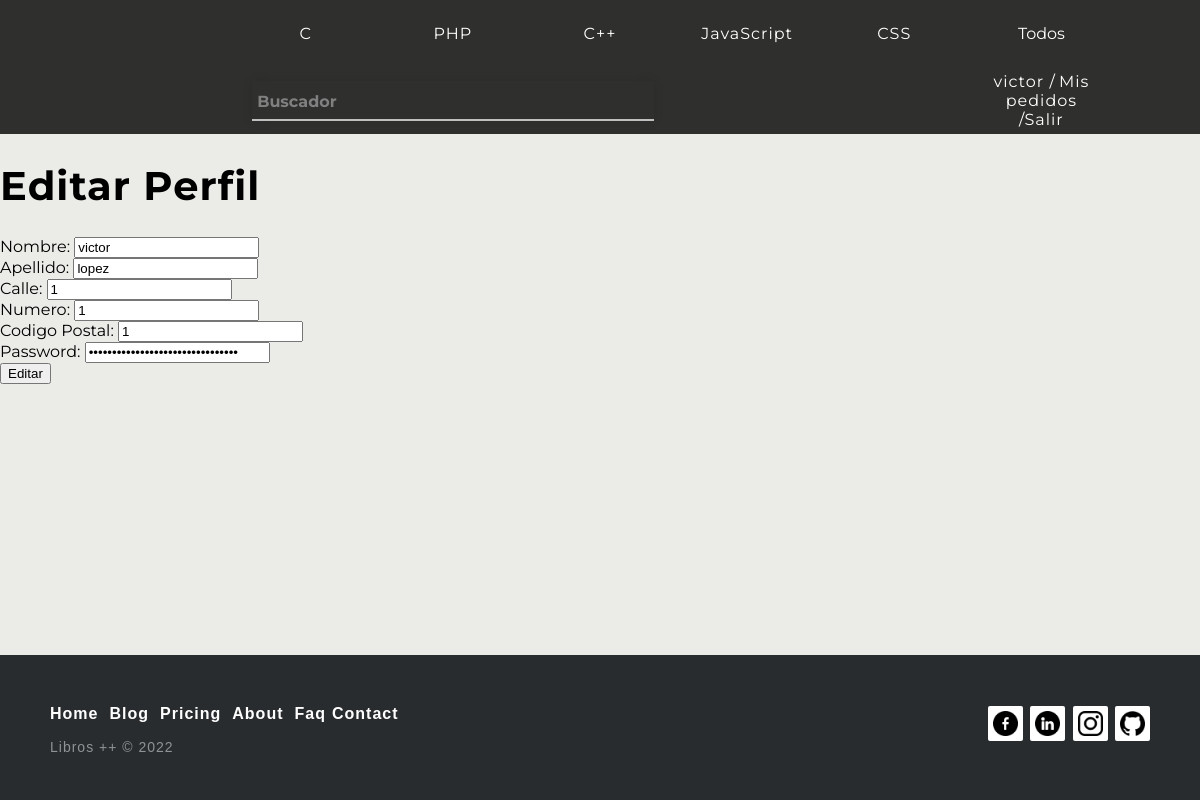
Screenshot of /index.php?controller=Cliente&action=editarPerfil&correo=victor@gmail.com (signed in) with the database file from the repository.
### tables this page shows
CREATE TABLE `categoria` (
  `idCategoria` int(11) NOT NULL,
  `nombre` varchar(30) NOT NULL,
  `estado` tinyint(4) NOT NULL DEFAULT 0
);

CREATE TABLE `cliente` (
  `nombre` varchar(30) NOT NULL,
  `apellido` varchar(30) NOT NULL,
  `correoCliente` varchar(30) NOT NULL,
  `calle` varchar(50) NOT NULL,
  `numero` int(10) NOT NULL,
  `dni` varchar(9) NOT NULL,
  `password` varchar(50) NOT NULL,
  `codigoPostal` varchar(5) NOT NULL,
  `estado` tinyint(4) NOT NULL DEFAULT 0
);

### controllers/CategoriaController.php (called while the page is built, shortened)
<?php
include("models/categoria.php");
class CategoriaController{
            ?>
            <?php
    public function categoriasMenu(){
        require_once("models/categoria.php");
        $categoria = new Categoria("");
        $categorias =  $categoria->categoriasMenu();
        require_once "views/general/header.php";
    }
}

### models/database.php (called while the page is built, shortened)
<?php
class Database{
    public function __construct(){
        $servername = "localhost";
        $dbname= "tiendaonline";
        $username = "root";
        $password = "";
		$this->db = new PDO("mysql:host=$servername;dbname=$dbname",$username, $password);
    }
}

### models/categoria.php (called while the page is built, shortened)
<?php
    require_once("database.php");
    class Categoria extends Database{
        public function  categoriasMenu(){
                $sql = "SELECT categoria.nombre,COUNT(*) ,categoria.idCategoria FROM `producto` INNER JOIN `categoria` ON categoria.idCategoria = producto.categoria WHERE categoria.estado = 0 GROUP by producto.categoria, categoria.idCategoria ORDER BY `COUNT(*)` DESC";
                $rows = $this->db->query($sql);
                return $rows->fetchAll(PDO::FETCH_CLASS);
        }
}

### models/cliente.php (called while the page is built, shortened)
<?php
    require_once("database.php");
    class Cliente extends Database{
        public function mostrarDatos(){
                $sql = "SELECT * FROM cliente where correoCliente= '".$_SESSION['correo']."'";
                $rows = $this->db->query($sql);
                return $rows->fetchAll(PDO::FETCH_CLASS);
        }
    }

### views/cliente/editarPerfil.php (the view)
<h1>Editar Perfil</h1>
<form action="index.php?controller=Cliente&action=editarPerfil" method="post">
    Nombre:
    <input type="text" name = "nombre" value=<?php echo $lista[0]->nombre; ?>><br>
    Apellido:
    <input type="text" name = "apellido" value=<?php echo $lista[0]->apellido; ?>><br>
    Calle:
    <input type="text" name = "calle" value=<?php echo $lista[0]->calle; ?>><br>
    Numero:
    <input type="number" name = "numero" value=<?php echo $lista[0]->numero; ?>><br>
    Codigo Postal:
    <input type="number" name = "codigoPostal" value=<?php echo $lista[0]->codigoPostal; ?>><br>
    Password:
    <input type="password" name = "password" value=<?php echo $lista[0]->password; ?>><br>
    <input type = "submit" value="Editar">
</form>

### views/general/header.php (shortened to what this page needs)
<div class="menu">
    <div class="menu2">
        <div class="wrapper"><form class='buscador'  action='index.php?controller=Producto&action=buscador' method='Post'>
            <div class="input-data">
                    <input class='buscador' autocomplete="off" type="search" pattern="[a-zA-Z0-9]{0,100}" name='buscador' required>
                    <label class='buscador'>Buscador</label>
            </div></form>
        </div>
    </div>
    <div class="menu4"><a href='index.php?controller=DetallePedido&action=listarCarrito'>
    <lord-icon
        src="https://cdn.lordicon.com/hyhnpiza.json"
        trigger="loop-on-hover"
        delay="500"
        colors="primary:white"
        state="hover"
        style="width:50px;height:50px">
    </lord-icon>
    </a></div>
    <?php
    if(isset($_SESSION["Cliente"])){
        ?>
        <div class="menu5">
            <a href="index.php?controller=Cliente&action=editarPerfil&correo=<?php echo $_SESSION["correo"]; ?>"><?php echo $_SESSION["Cliente"]; ?> </a> / <a href='index.php?controller=Cliente&action=opiniones'>Mis pedidos</a> /<a href='index.php?controller=Base&action=salir'>Salir</a>
        </div>
        <?php
    }else{
        ?>
        <div class="menu5"><a href='index.php?controller=Cliente&action=login'> Inicia Sesion</a> </div>
        <?php
    }
    ?>
    <div class="menu6"> <a class = "categoriaLink" href='index.php?controller=Categoria&action=categoriaCliente&idCategoria=<?php echo  $categorias[0]->idCategoria; ?>'><?php echo  $categorias[0]->nombre; ?></a></div>
    <div class="menu7"><a class = "categoriaLink" href='index.php?controller=Categoria&action=categoriaCliente&idCategoria=<?php echo  $categorias[1]->idCategoria; ?>'><?php echo $categorias[1]->nombre; ?></a></div>
    <div class="menu8"><a class = "categoriaLink" href='index.php?controller=Categoria&action=categoriaCliente&idCategoria=<?php echo  $categorias[2]->idCategoria; ?>'><?php echo $categorias[2]->nombre; ?></a></div>
    <div class="menu9"><a class = "categoriaLink" href='index.php?controller=Categoria&action=categoriaCliente&idCategoria=<?php echo  $categorias[3]->idCategoria; ?>'><?php echo $categorias[3]->nombre; ?></a></div>
    <div class="menu10"><a class = "categoriaLink" href='index.php?controller=Categoria&action=categoriaCliente&idCategoria=<?php echo  $categorias[4]->idCategoria; ?>'><?php echo $categorias[4]->nombre; ?></a></div>
    <div class="menu11">Todos</div>
</div>

### views/css/style.css (style rules this page uses)
html { min-height: 100%; position: relative; }
body { margin: 0; height: max-content; }
footer { background-color: black; position: absolute; bottom: 0; margin-top: 40px; width: 100%; color: white; }
body { background: #EBEBE8; font-family: 'Montserrat', sans-serif; margin: 0; padding: 0; }
h1 { font-size: 40px; letter-spacing: 1px; color: black; }
p { font-size: 16px; letter-spacing: 1px; }
a { font-size: 16px; letter-spacing: 1px; font: blod; text-decoration: none; }
.menu { background-color: rgba(0, 0, 0, 0.8); color: #ffffff; display: grid; grid-template-columns: repeat(7, 1fr); grid-template-rows: repeat(2, 1fr); grid-column-gap: 30px; align-items: center; align-content: center; text-align: center; padding-right: 100px; padding-left: 100px; }
.menu > div { margin: 5px; }
.menu>div>a { color: white; }
.menu2 { grid-column: 2/5; grid-row: 2; display: flex; flex-direction: row; justify-content: center; }
.wrapper { width: 450px; box-shadow: 0px 0px 10px rgba(0,0,0,0.1); }
.wrapper .input-data { height: 40px; width: 100%; position: relative; }
.wrapper .input-data input.buscador { height: 100%; width: 100%; border: none; font-size: 17px; border-bottom: 2px solid silver; }
input.buscador { background-color: transparent; color: white; }
.wrapper .input-data label.buscador { position: absolute; bottom: 10px; left: 0; color: grey; pointer-events: none; transition: all 0.3s ease; font-weight: bold; padding-left: 5px; }
.menu4 { grid-column: 6; grid-row: 2; }
.menu4 > a { display: flex; align-items: center; justify-content: center; width: min-content; }
.menu5 { grid-column: 7; grid-row: 2; }
.menu6 { grid-column: 2; grid-row: 1; }
.menu7 { grid-column: 3; grid-row: 1; }
.menu8 { grid-column: 4; grid-row: 1; }
.menu9 { grid-column: 5; grid-row: 1; }
.menu10 { grid-column: 6; grid-row: 1; }
.menu11 { grid-column: 7; grid-row: 1; }
.footer-distributed { background-color: #292c2f; box-shadow: 0 1px 1px 0 rgba(0, 0, 0, 0.12); box-sizing: border-box; width: 100%; text-align: left; font: normal 16px sans-serif; padding: 45px 50px; }
.footer-distributed .footer-left p { color: #8f9296; font-size: 14px; margin: 0; }
.footer-distributed p.footer-links { font-size: 18px; font-weight: bold; color: #ffffff; margin: 0 0 10px; padding: 0; transition: ease .25s; }
.footer-distributed p.footer-links a { display: inline-block; line-height: 1.8; text-decoration: none; color: inherit; transition: ease .25s; }
.footer-distributed .footer-links a:before { content: ""; font-size: 20px; left: 0; color: #fff; display: inline-block; padding-right: 5px; }
.footer-distributed .footer-links .link-1:before { content: none; }
.footer-distributed .footer-right { float: right; margin-top: 6px; max-width: 180px; }
.footer-distributed .footer-right a { display: inline-block; width: 35px; height: 35px; background-color: #ffffff; border-radius: 2px; font-size: 20px; color: #ffffff; text-align: center; line-height: 35px; margin-left: 3px; transition:all .25s; }
.espacioFooter { width:100%; height: 147px; }
.footer-right > a > img { width: 25px; height: 25px; margin-top:5px; }

### rows the page displays
categoria: nombre "C"
categoria: nombre "PHP"
categoria: nombre "C++"
categoria: nombre "JavaScript"
categoria: nombre "CSS"
cliente: nombre "victor", apellido "lopez", calle "1", numero "1", codigoPostal "1"

### other values shown
$_SESSION["Cliente"] "victor"
